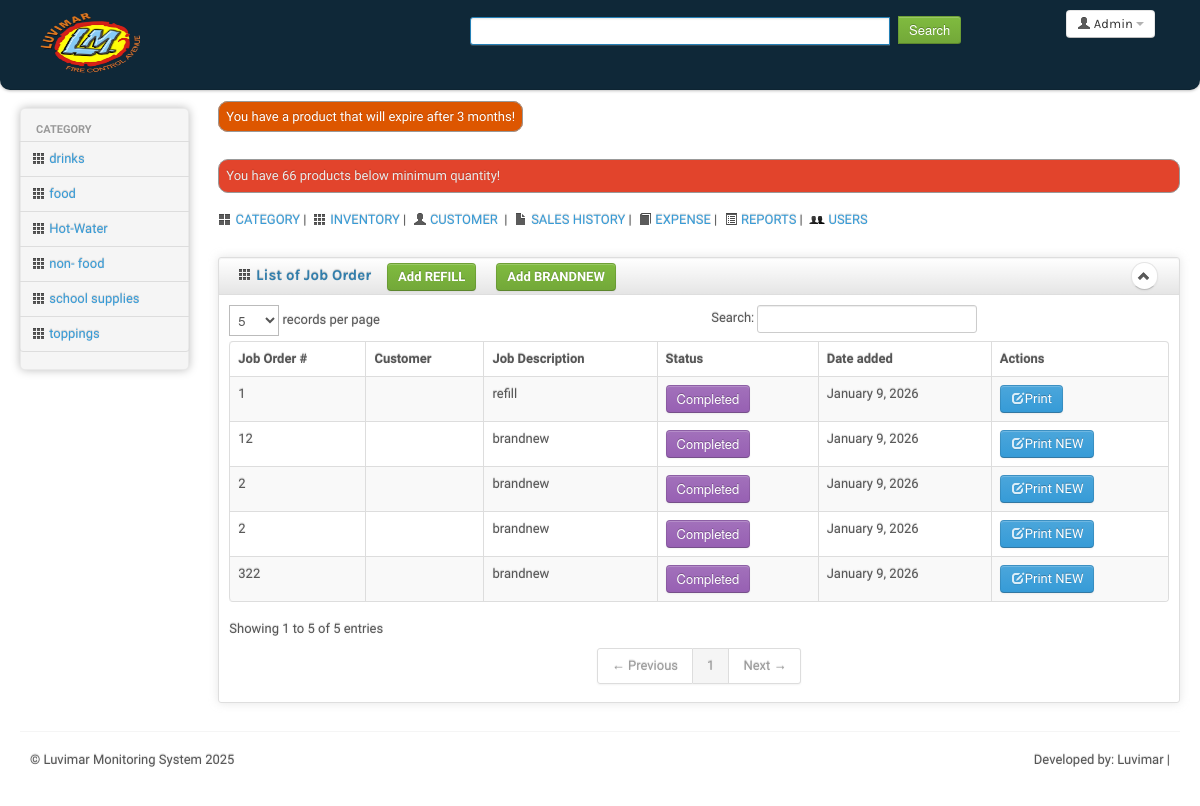
Page /job-order/index.php (signed in) on the committed database.
### tables this page shows
CREATE TABLE `bs_user` (
  `user_id` int(10) unsigned NOT NULL AUTO_INCREMENT,
  `emp_id` varchar(100) NOT NULL DEFAULT '',
  `firstname` varchar(100) NOT NULL DEFAULT '',
  `lastname` varchar(100) NOT NULL DEFAULT '',
  `email` varchar(100) NOT NULL DEFAULT '',
  `username` varchar(100) NOT NULL DEFAULT '',
  `password` varchar(32) NOT NULL DEFAULT '',
  `pass_text` varchar(200) NOT NULL DEFAULT '',
  `title` varchar(100) NOT NULL DEFAULT '',
  `contactno` varchar(100) NOT NULL DEFAULT '',
  `address` text DEFAULT NULL,
  `image` varchar(200) NOT NULL DEFAULT '',
  `thumbnail` varchar(200) NOT NULL DEFAULT '',
  `is_admin` tinyint(1) NOT NULL DEFAULT 1,
  `access_level` int(10) NOT NULL DEFAULT 1,
  `is_main_access` tinyint(1) NOT NULL DEFAULT 1,
  `is_masterfile_access` tinyint(1) NOT NULL DEFAULT 1,
  `is_category_access` tinyint(1) NOT NULL DEFAULT 1,
  `is_cat_a_access` tinyint(1) NOT NULL DEFAULT 1,
  `is_cat_e_access` tinyint(1) NOT NULL DEFAULT 1,
  `is_cat_d_access` tinyint(1) NOT NULL DEFAULT 1,
  `is_customer_access` tinyint(1) NOT NULL DEFAULT 1,
  `is_cust_a_access` tinyint(1) NOT NULL DEFAULT 1,
  `is_cust_e_access` tinyint(1) NOT NULL DEFAULT 1,
  `is_cust_d_access` tinyint(1) NOT NULL DEFAULT 1,
  `is_supplier_access` tinyint(1) NOT NULL DEFAULT 1,
  `is_sup_a_access` tinyint(1) NOT NULL DEFAULT 1,
  `is_sup_e_access` tinyint(1) NOT NULL DEFAULT 1,
  `is_sup_d_access` tinyint(1) NOT NULL DEFAULT 1,
  `is_product_access` tinyint(1) NOT NULL DEFAULT 1,
  `is_prod_a_access` tinyint(1) NOT NULL DEFAULT 1,
  `is_prod_e_access` tinyint(1) NOT NULL DEFAULT 1,
  `is_prod_d_access` tinyint(1) NOT NULL DEFAULT 1,
  `is_receive_access` tinyint(1) NOT NULL DEFAULT 1,
  `is_return_access` tinyint(1) NOT NULL DEFAULT 1,
  `is_sales_access` tinyint(1) NOT NULL DEFAULT 1,
  `is_sale_v_access` tinyint(1) NOT NULL DEFAULT 1,
  `is_sale_d_access` tinyint(1) NOT NULL DEFAULT 1,
  `is_delivery_access` tinyint(1) NOT NULL DEFAULT 1,
  `is_del_v_access` tinyint(1) NOT NULL DEFAULT 1,
  `is_del_d_access` tinyint(1) NOT NULL DEFAULT 1,
  `is_expense_access` tinyint(1) NOT NULL DEFAULT 1,
  `is_exp_a_access` tinyint(1) NOT NULL DEFAULT 1,
  `is_exp_e_access` tinyint(1) NOT NULL DEFAULT 1,
  `is_exp_d_access` tinyint(1) NOT NULL DEFAULT 1,
  `is_report_access` tinyint(1) NOT NULL DEFAULT 1,
  `is_user_access` tinyint(1) NOT NULL DEFAULT 1,
  `is_user_a_access` tinyint(1) NOT NULL DEFAULT 1,
  `is_user_e_access` tinyint(1) NOT NULL DEFAULT 1,
  `is_user_d_access` tinyint(1) NOT NULL DEFAULT 1,
  `added_by` int(10) DEFAULT NULL,
  `modified_by` int(10) DEFAULT NULL,
  `deleted_by` int(10) DEFAULT NULL,
  `is_deleted` tinyint(1) NOT NULL,
  `date_added` varchar(50) DEFAULT NULL,
  `date_modified` varchar(50) DEFAULT NULL,
  `date_deleted` varchar(50) DEFAULT NULL,
  `last_login` varchar(50) DEFAULT NULL,
  `theme` varchar(70) NOT NULL,
  `branch_num` int(11) DEFAULT NULL,
  PRIMARY KEY (`user_id`)
);

CREATE TABLE `tbl_category` (
  `cat_id` int(10) unsigned NOT NULL AUTO_INCREMENT,
  `cat_parent_id` int(11) NOT NULL DEFAULT 0,
  `cat_name` varchar(50) NOT NULL DEFAULT '',
  `cat_description` varchar(200) NOT NULL DEFAULT '',
  `cat_image` varchar(255) NOT NULL DEFAULT '',
  `is_deleted` int(1) NOT NULL,
  PRIMARY KEY (`cat_id`)
);

CREATE TABLE IF NOT EXISTS `tbl_job_order` (
  `jo_id` int(11) NOT NULL AUTO_INCREMENT,
  `branch_id` int(11) DEFAULT NULL,
  `joi_id` int(11) NOT NULL,
  `job_order_number` varchar(100) NOT NULL,
  `status` varchar(100) NOT NULL,
  `added_by` int(100) NOT NULL DEFAULT 0,
  `date_added` varchar(100) NOT NULL,
  `is_deleted` int(1) NOT NULL DEFAULT 0,
  `uid` varchar(100) NOT NULL,
  PRIMARY KEY (`jo_id`) USING BTREE,
  KEY `joi_id` (`joi_id`),
  KEY `branch_id` (`branch_id`)
);

CREATE TABLE IF NOT EXISTS `tbl_jo_items_new` (
  `join_id` int(11) NOT NULL AUTO_INCREMENT,
  `branch_id` int(11) NOT NULL DEFAULT 0,
  `cust_id` varchar(100) NOT NULL,
  `pd_id` int(11) NOT NULL,
  `customer_name` varchar(100) NOT NULL,
  `pd_name` varchar(100) NOT NULL,
  `qty` int(11) NOT NULL DEFAULT 0,
  `pd_price` decimal(9,2) NOT NULL DEFAULT 0.00,
  `pd_serial` varchar(244) NOT NULL,
  `description` varchar(244) NOT NULL,
  `job_description` varchar(244) NOT NULL,
  `date_needed` varchar(110) NOT NULL,
  `remarks` varchar(244) NOT NULL,
  `join_date_added` varchar(110) NOT NULL,
  `added_by` varchar(110) NOT NULL,
  `date_modified` varchar(110) NOT NULL,
  `date_deleted` varchar(110) NOT NULL,
  `uid` varchar(110) NOT NULL,
  `is_deleted` int(1) NOT NULL DEFAULT 0,
  `is_submitted` int(1) NOT NULL DEFAULT 0,
  PRIMARY KEY (`join_id`) USING BTREE
);

CREATE TABLE IF NOT EXISTS `tbl_jo_items` (
  `joi_id` int(11) NOT NULL AUTO_INCREMENT,
  `branch_id` int(11) NOT NULL DEFAULT 0,
  `cust_id` varchar(100) NOT NULL,
  `pd_id` int(11) NOT NULL,
  `customer_name` varchar(100) NOT NULL,
  `pd_name` varchar(100) NOT NULL,
  `qty` int(11) NOT NULL DEFAULT 0,
  `pd_price` decimal(9,2) NOT NULL DEFAULT 0.00,
  `pd_serial` varchar(244) NOT NULL,
  `description` varchar(244) NOT NULL,
  `job_description` varchar(244) NOT NULL,
  `date_needed` varchar(110) NOT NULL,
  `remarks` varchar(244) NOT NULL,
  `joi_date_added` varchar(110) NOT NULL,
  `added_by` varchar(110) NOT NULL,
  `date_modified` varchar(110) NOT NULL,
  `date_deleted` varchar(110) NOT NULL,
  `uid` varchar(110) NOT NULL,
  `is_deleted` int(1) NOT NULL DEFAULT 0,
  `is_submitted` int(1) NOT NULL DEFAULT 0,
  PRIMARY KEY (`joi_id`) USING BTREE
);

CREATE TABLE IF NOT EXISTS `bs_setting` (
  `setting_id` int(10) unsigned NOT NULL AUTO_INCREMENT,
  `directory` varchar(100) NOT NULL DEFAULT '',
  `system_title` varchar(100) NOT NULL DEFAULT '',
  `abrv` varchar(70) NOT NULL DEFAULT '',
  `year_developed` year(4) NOT NULL,
  `description` text NOT NULL,
  `developer` varchar(100) NOT NULL,
  `website` varchar(100) NOT NULL,
  PRIMARY KEY (`setting_id`)
);

### job-order/index.php (called while the page is built, shortened)
<?php
require_once '../include/template.php';

### job-order/list.php (the view, shortened to what this page needs)
<?php
$userId = $_SESSION['user_id'];
$user = $conn->prepare("SELECT * FROM bs_user
			WHERE user_id = '$userId'");
$user->execute();
$user_data = $user->fetch();
$sql = $conn->prepare("SELECT * FROM tbl_job_order ORDER BY jo_id DESC");
$sql->execute();
?>
<div class="row-fluid sortable">
	<div class="box span12">
		<div class="box-header well" data-original-title>
			<h2><i class="icon-th"></i> List of Job Order</h2>
			<?php if ($user_data['is_prod_a_access'] == 1) { ?>
				&nbsp;&nbsp;&nbsp;&nbsp;<a href="javascript:add();" class="btn btn-success">Add REFILL</a>
				&nbsp;&nbsp;&nbsp;&nbsp;<a href="index.php?view=add_new" class="btn btn-success">Add BRANDNEW</a>
			<?php } else {
			} ?>
			<div class="box-icon">
				<a href="../" class="btn btn-minimize btn-round"><i class="icon-chevron-up"></i></a>
			</div>
		</div>
		<div class="box-content">
			<table class="table table-striped table-bordered bootstrap-datatable datatable">
				<thead>
					<tr>
						<th>Job Order #</th>
						<th>Customer</th>
						<th>Job Description</th>
						<th>Status</th>
						<th>Date added</th>
						<th>Actions</th>
					</tr>
				</thead>
				<tbody>
					<?php
					if ($sql->rowCount() > 0) {
						while ($sql_data = $sql->fetch()) {
							$joId = $sql_data['jo_id'];
							$sel = $conn->prepare("SELECT * FROM tbl_jo_list WHERE jo_id = '$joId' AND is_deleted != '1'");
							$sel->execute();
							$sel_data = $sel->fetch();
							$joi_id = $sel_data['joi_id'] ?? '';
							$sel1 = $conn->prepare("SELECT * FROM tbl_jo_list_new WHERE jo_id = '$joId' AND is_deleted != '1'");
							$sel1->execute();
							$sel1_data = $sel1->fetch();
							$join_id = $sel1_data['join_id'] ?? '';
							$custId = $sel_data['cust_id'] ?? $sel1_data['cust_id'];
							$sel3 = $conn->prepare("SELECT * FROM tbl_jo_items WHERE joi_id = '$joi_id' AND is_deleted != '1'");
							$sel3->execute();
							$sel3_data = $sel3->fetch();
							$sel4 = $conn->prepare("SELECT * FROM tbl_jo_items_new WHERE join_id = '$join_id' AND is_deleted != '1'");
							$sel4->execute();
							$sel4_data = $sel4->fetch();
							$Job_Description = $sel3_data['job_description'] ?? $sel4_data['job_description'] ?? '';
							$cust = $conn->prepare("SELECT * FROM bs_customer WHERE cust_id = '$custId'");
							$cust->execute();
							$cust_data = $cust->fetch();
							$custName = $cust_data['client_name'];
							$status = $sql_data['status'];
							if ($status == 'pending') {
								$status = '<button class="btn btn-warning" disabled><i data-feather="circle" style="height: 16px; width: 16px;" class="me-1"></i>Pending </button> ';
							} elseif ($status == 'completed') {
								$status = '<button class="btn btn-info"><i data-feather="check" style="height: 16px; width: 16px;" class="me-1"></i>Completed</button> ';
							} elseif ($status == 'declined') {
								$status = '<button class="btn btn-danger"><i data-feather="x" style="height: 16px; width: 16px;" class="me-1"></i>Declined</button> ';
							} elseif ($status == 'released') {
								$status = '<button class="btn btn-primary" disabled><i data-feather="check" style="height: 16px; width: 16px;" class="me-1"></i>Released</button> ';
							} else {
							};
					?>
							<tr>
								<td><?php echo $sql_data['job_order_number']; ?></td>
								<td><?php echo $custName; ?></td>
								<td><?php echo  $Job_Description; ?></td>
								<td><?php echo $status ?></td>
								<td><?php echo date("F j, Y", strtotime($sql_data['date_added'])); ?></td>
								<td class="center">
									<?php if ($user_data['is_prod_e_access'] == 1) { ?>
										<?php if ($Job_Description == 'refill') { ?>
											<a class="btn btn-primary" href="print.php?joId=<?php echo $joId; ?>" class="btn btn-small" target=_new><i class="icon-edit icon-white"></i>Print</a>
										<?php } else {
										?>
											<a class="btn btn-primary" href="print_new.php?joId=<?php echo $joId; ?>" class="btn btn-small" target=_new><i class="icon-edit icon-white"></i>Print NEW</a>
										<?php
										} ?>
									<?php } else {
										echo "-- --";
									} ?>
								</td>
							</tr>
					<?php
						}
					} else {
					}
					?>
				</tbody>
			</table>
		</div>
	</div>
</div>

### include/header.php (shortened to what this page needs)
<?php
$userId = $_SESSION['user_id'];
$sql = $conn->prepare("SELECT * FROM bs_user WHERE user_id = '$userId' AND is_deleted != '1'");
$sql->execute();
$sql_data = $sql->fetch();
?>
<div class="navbar-inner" style="background: #0f2838;">
	<div class="container-fluid">
		<a class="brand" href="<?php echo WEB_ROOT; ?>index.php"><img src="<?php echo WEB_ROOT; ?>images/branch_logo/main.png" style="height: 60px; width:100px;" /></a>
		<div class="btn-group pull-right">
			<a class="btn dropdown-toggle" data-toggle="dropdown" href="javascript:mod(<?php echo $userId; ?>);">
				<i class="icon-user"></i><span class="hidden-phone"> <?php echo $sql_data['firstname']; ?></span>
				<span class="caret"></span>
			</a>
		</div>
		<?php if ($sql_data['is_admin'] != 1) { ?>
			<div class="top-nav nav-collapse">
				<ul class="nav">
					<li>
						<form method="post" action="<?php echo WEB_ROOT; ?>sales/index.php?view=search" class="navbar-search pull-left">
							<div class="input-append">
								<input name="key" type="text" id="appendedInputButtons" maxlength="50" placeholder="Search" style="width:400px; background:#ffffff;" required autocomplete=off class="search-query span2" />
								<input type="submit" value="Search" class="btn btn-success" />
							</div>
						</form>
					</li>
				</ul>
			</div>
		<?php } else {
		} ?>
	</div>
</div>

### include/left-menu.php (shortened to what this page needs)
<div class="span2 main-menu-span">
	<div class="well nav-collapse sidebar-nav">
		<ul class="nav nav-tabs nav-stacked main-menu">
			<li class="nav-header hidden-tablet">Category</li>
			<?php
				$cat = $conn->prepare("SELECT * FROM tbl_category WHERE cat_parent_id = '0' AND is_deleted != '1' ORDER BY cat_name");
				$cat->execute();
				if($cat->rowCount() > 0)
				{
					while($cat_data = $cat->fetch())
					{
			?>
						<li><a class="ajax-link" href="<?php echo WEB_ROOT; ?>sales/index.php?id=<?php echo $cat_data['cat_id']; ?>"><i class="icon-th"></i><span class="hidden-tablet"> <?php echo $cat_data['cat_name']; ?></span></a></li>
			<?php
					}
				}else{}
			?>
		</ul>
	</div>
</div>

### include/footer.php
<?php
	$sett = $conn->prepare("SELECT * FROM bs_setting");
	$sett->execute();
	$sett_data = $sett->fetch();
?>
<p class="pull-left">&copy; <?php echo $sett_data['system_title']; ?> <?php echo $sett_data['year_developed']; ?></p>
<p class="pull-right">Developed by: <?php echo $sett_data['developer']; ?> | <?php echo $sett_data['website']; ?></p>

### global-library/css/charisma-app.css (style rules this page uses)
.box { border: 1px solid #DEDEDE; border-radius:3px; -webkit-border-radius:3px; -moz-border-radius:3px; margin-top: 10px; margin-bottom: 10px ; box-shadow: 0 0 10px rgba(189, 189, 189, 0.4); -webkit-box-shadow: 0 0 10px rgba(189, 189, 189, 0.4); -moz-box-shadow: 0 0 10px rgba(189, 189, 189, 0.4); }
.box-header { border:none; padding-top:5px; border-bottom: 1px solid #DEDEDE; border-radius:3px 3px 0 0; -webkit-border-radius:3px 3px 0 0; -moz-border-radius:3px 3px 0 0; height:12px; min-height:12px; margin-bottom: 0; cursor:move; font-weight:bold; font-size:16px; background: -moz-linear-gradient(top, rgba(255,255,255,0) 0%, rgba(0,0,0,0.1) 100%); background: -webkit-gradient(linear, left top, left bottom, color-stop(0%,rgba(255,255,255,0)), color-stop(100%,rgba(0,0,0,0.1))); background: -webkit-linear-gradient(top, rgba(255,255,255,0) 0%,rgba(0,0,0,0.1) 100%); background: -o-linear-gradient(top, rgba(255,255,255,0) 0%,rgba(0,0,0,0.1) 100%); background: -ms-linear-gradient(top, rgba(255,255,255,0) 0%,rgba(0,0,0,0.1) 100%); background: linear-gradient(to bottom, rgba(255,255,255,0) 0%,rgba(0,0,0,0.1) 100%); filter: progid:DXImageTransform.Microsoft.gradient( startColorstr='#00ffffff', endColorstr='#1a000000',GradientType=0 ); }
.box-header h2 { font-size:15px; width:auto; clear:none; float:left; line-height:25px; }
.box-header h2 > i { margin-top:1px; }
.box-icon { float:right; }
.box-icon a { clear:none; float:left; margin:0 2px; height: 18px; width:5px; margin-top: -1px; }
.box-icon a i { margin-left:-4.5px; }
.box-content { padding:10px; }
.btn-round { border-radius: 40px; -webkit-border-radius: 40px; -moz-border-radius: 40px; font-size:12px; padding-top:4px; }
#prependedInput,#appendedPrependedInput,#appendedInputButtons,#appendedInputButton { width:200px; }
footer .pull-right { float:right; margin-right:10px; }
footer .pull-left { float:left; margin-left:10px; }
.sidebar-nav { min-height:0; box-shadow: 0 0 10px #BDBDBD; -webkit-box-shadow: 0 0 10px #BDBDBD; -moz-box-shadow: 0 0 10px #BDBDBD; border-radius: 5px; -webkit-border-radius: 5px; -moz-border-radius: 5px; margin-bottom: 0; padding-bottom:0; }
.sidebar-nav > ul > li:not(.nav-header) { margin-right:-2px; margin-left:-2px; }
.brand { font-family: 'Calibri', cursive, Arial, serif; letter-spacing:2px; text-shadow:1px 1px 5px rgba(0, 0, 0, 0.5); width:400px; }
.brand img { float:left; height:37px; width:50px; margin-right:5px; }
.navbar-search { margin-left:10px; }
.navbar-inner { border-radius:0 0 10px 10px; -webkit-border-radius:0 0 10px 10px; -moz-border-radius:0 0 10px 10px; padding-top:5px; padding-bottom:5px; }
.pull-left { float:left !important; }
.pull-right { float:right !important; }

### global-library/nyroModal/styles/nyroModalCal.css (style rules this page uses)
body, u , b { text-decoration: none; }

### global-library/global-css.php (style rules this page uses)
body { padding-bottom: 40px; }
.sidebar-nav { padding: 9px 0; }

### rows in the picture
bs_user: firstname "Admin"
tbl_category: cat_name "drinks"
tbl_category: cat_name "food"
tbl_category: cat_name "Hot-Water"
tbl_category: cat_name "non- food"
tbl_category: cat_name "school supplies"
tbl_category: cat_name "toppings"
tbl_job_order: job_order_number "2", tbl_jo_items_new.job_description "brandnew", status "Completed", date_added "January 9, 2026"
tbl_job_order: job_order_number "322", tbl_jo_items_new.job_description "brandnew", status "Completed", date_added "January 9, 2026"
tbl_job_order: job_order_number "2", tbl_jo_items_new.job_description "brandnew", status "Completed", date_added "January 9, 2026"
tbl_job_order: job_order_number "12", tbl_jo_items_new.job_description "brandnew", status "Completed", date_added "January 9, 2026"
tbl_job_order: job_order_number "1", tbl_jo_items.job_description "refill", status "Completed", date_added "January 9, 2026"
bs_setting: system_title "Luvimar Monitoring System", year_developed "2025", developer "Luvimar"

### other values in the picture
$mqty->rowCount() "66"
$ps "s"
